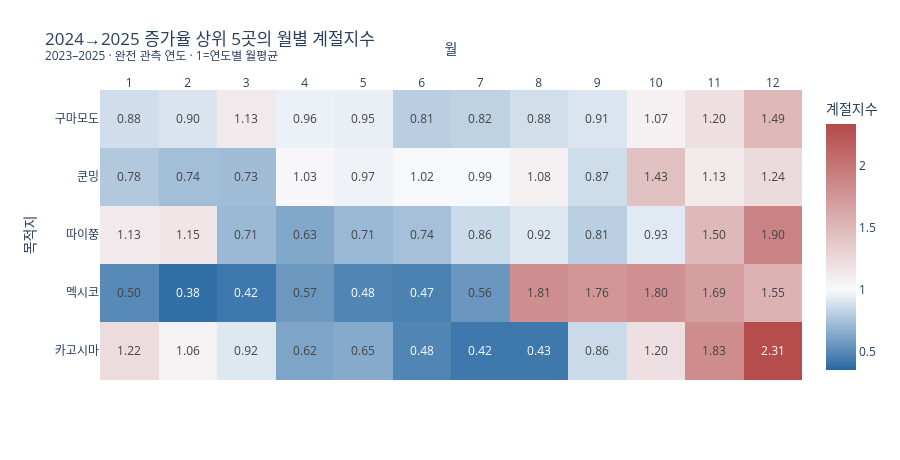

This figure's notebook cell:
### Code cell
fig=seasonal_heatmap(rate_heat,'2024→2025 증가율 상위 5곳의 월별 계절지수')
fig.show()

### Figure 1 — Plotly figure (JSON) as saved in the notebook; plotly's stock layout.template omitted (floating-point values rounded to 4 significant figures)
{"data": [{"coloraxis": "coloraxis", "hovertemplate": "목적지=%{y}<br>월=%{x}월<br>계절지수=%{z:.2f}<extra></extra>", "name": "0", "texttemplate": "%{z:.2f}", "type": "heatmap", "x": [1, 2, 3, 4, 5, 6, 7, 8, 9, 10, 11, 12], "xaxis": "x", "y": ["구마모도", "쿤밍", "따이쭝", "멕시코", "카고시마"], "yaxis": "y", "z": [[0.877, 0.9026, 1.13, 0.9595, 0.9531, 0.8064, 0.8215, 0.88, 0.9057, 1.067, 1.205, 1.493], [0.7792, 0.7367, 0.7262, 1.028, 0.9711, 1.017, 0.9941, 1.077, 0.8701, 1.433, 1.131, 1.237], [1.13, 1.152, 0.7132, 0.6328, 0.7133, 0.7431, 0.8621, 0.9156, 0.8114, 0.9296, 1.5, 1.897], [0.504, 0.3831, 0.4248, 0.5675, 0.484, 0.4689, 0.5591, 1.811, 1.757, 1.803, 1.689, 1.548], [1.225, 1.058, 0.9196, 0.6213, 0.6466, 0.4826, 0.4241, 0.4278, 0.8573, 1.195, 1.834, 2.309]]}], "layout": {"coloraxis": {"cmax": 2.339, "cmin": 0.3531, "colorbar": {"title": {"text": "계절지수"}}, "colorscale": [[0, "#2768A2"], [0.3258, "#F8FAFC"], [1, "#B44949"]]}, "height": 460, "margin": {"l": 100, "t": 90}, "title": {"text": "2024→2025 증가율 상위 5곳의 월별 계절지수<br><sup>2023–2025 · 완전 관측 연도 · 1=연도별 월평균</sup>"}, "xaxis": {"anchor": "y", "domain": [0.0, 1.0], "dtick": 1, "side": "top", "title": {"text": "월"}}, "yaxis": {"anchor": "x", "autorange": "reversed", "domain": [0.0, 1.0], "title": {"text": "목적지"}}}}
